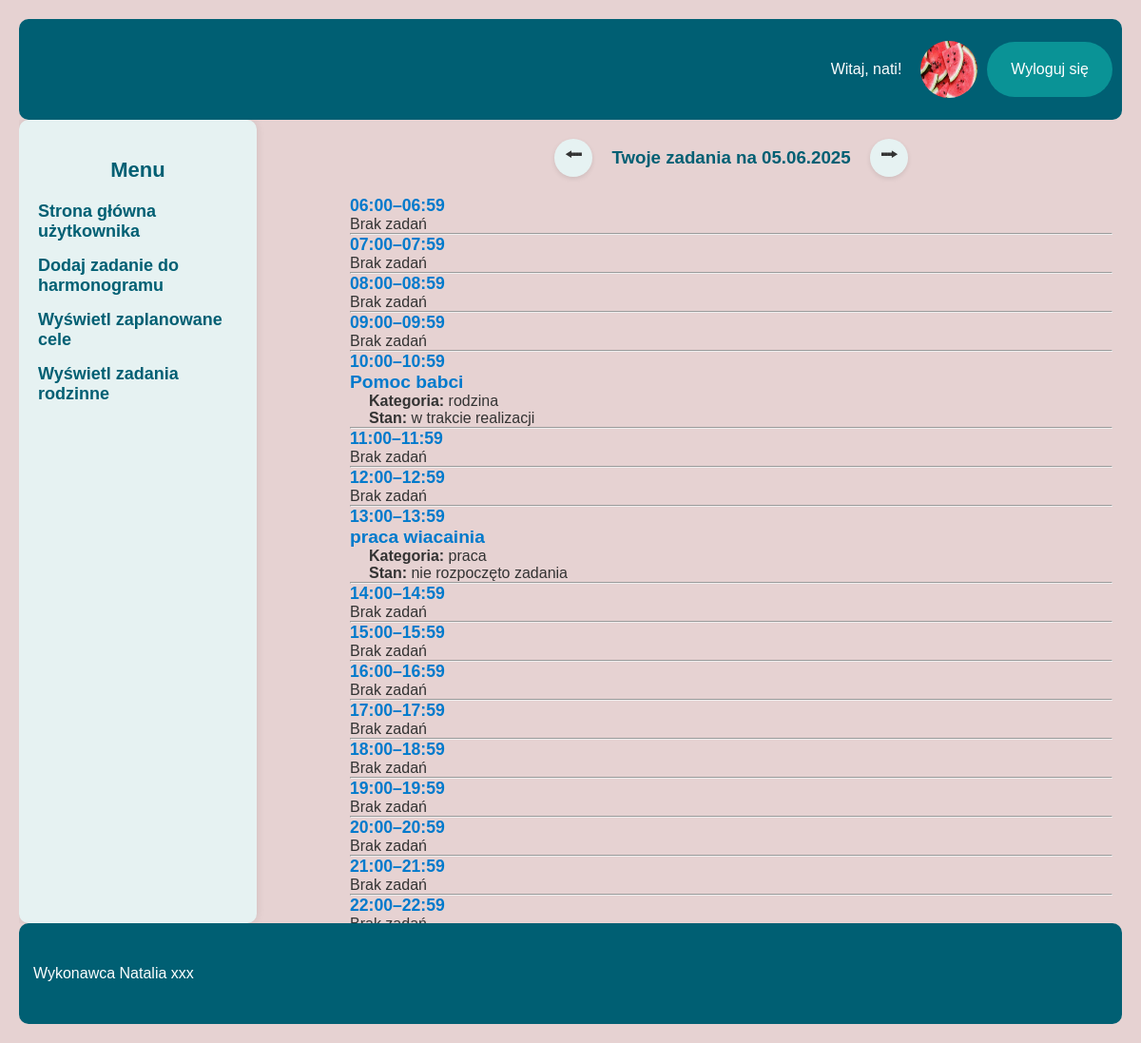
Page /StronaUzytkownika.php (signed in) on the committed database.
### tables this page shows
CREATE TABLE `uzytkownik` (
  `id` int(10) UNSIGNED NOT NULL,
  `imie` varchar(50) NOT NULL,
  `nazwisko` varchar(50) NOT NULL,
  `nick` varchar(50) NOT NULL,
  `haslo` varchar(255) NOT NULL,
  `zdjecie` varchar(50) NOT NULL
);

CREATE TABLE `szczegoly_zad` (
  `id_zadania` int(10) UNSIGNED NOT NULL,
  `data` date NOT NULL,
  `godzina` time NOT NULL,
  `stan_realizacji` enum('nie rozpoczęto zadania','w trakcie realizacji','zakończenie zadania','') NOT NULL,
  `szczegoly` varchar(50) NOT NULL
);

CREATE TABLE `zadania` (
  `id` int(10) UNSIGNED NOT NULL,
  `id_uzytkownika` int(10) UNSIGNED NOT NULL,
  `nazwa` varchar(50) NOT NULL,
  `piorytet` int(11) NOT NULL,
  `kategoria` varchar(50) NOT NULL
);

### StronaUzytkownika.php (the view, shortened to what this page needs)
<?php
require_once 'baza.php';
$dzisiaj = isset($_GET['data']) ? $_GET['data'] : date('Y-m-d');
$data_obecna = new DateTime($dzisiaj);
$data_poprzednia = $data_obecna->modify('-1 day')->format('Y-m-d');
$data_obecna = new DateTime($dzisiaj);
$data_nastepna = $data_obecna->modify('+1 day')->format('Y-m-d');
?>
<!DOCTYPE html>
<html lang="en">
<head>
    <link rel="stylesheet" href="css/styleUzytkownika.css">
</head>
<body>
    <?php   require_once 'elementy/header.php';     ?>
    <article>
    <div class="Harmonogram">
        <h3>
            <a href="?data=<?php echo $data_poprzednia; ?>"  class="strzalka"> ⭪ </a>
            Twoje zadania na <strong><?php echo date("d.m.Y", strtotime($dzisiaj)); ?></strong>
            <a href="?data=<?php echo $data_nastepna; ?>" class="strzalka"> ⭬ </a>
        </h3>
        <?php
        if (isset($_GET['data'])) {
            $dzisiaj = $_GET['data'];
        } else {
            $dzisiaj = date('Y-m-d');
        }
        for ($h = 6; $h <= 22; $h++) {
            $poczatek = sprintf('%02d:00:00', $h);
            $koniec = sprintf('%02d:59:59', $h);
            $przedzial = sprintf('%02d:00–%02d:59', $h, $h);
            echo "<p class='godzina'>{$przedzial}</p>";
            $query = " SELECT z.id, z.nazwa, z.piorytet, z.kategoria, sz.stan_realizacji, sz.szczegoly
                FROM zadania z JOIN szczegoly_zad sz ON z.id = sz.id_zadania
                WHERE z.id_uzytkownika = ? AND sz.data = ? AND sz.godzina BETWEEN ? AND ? ORDER BY sz.godzina ASC ";
            $stmt = $conn->prepare($query);
            $stmt->bind_param("isss", $id_uzytkownika, $dzisiaj, $poczatek, $koniec);
            $stmt->execute();
            $result = $stmt->get_result();
            if ($result->num_rows > 0) {
                while ($row = $result->fetch_assoc()) {
                    echo "<div class='zadanie-box'>";
                    echo "<h4><a href='szczegoly_zadania.php?id=" . $row['id'] . "' class='nazwa-zadania'>" . htmlspecialchars($row['nazwa']) . "</a></h4>";
                    echo '<p style="margin-left: 20px;"><strong>Kategoria:</strong> ' . htmlspecialchars($row['kategoria']) . '</p>';
                    echo '<p style="margin-left: 20px;"><strong>Stan:</strong> ' . htmlspecialchars($row['stan_realizacji']) . '</p>';
                    echo "</div>";
                }
            } else {
                echo "<p>Brak zadań</p>";
            }
            echo "<hr>";
        }
        ?>
            </div>
    <div class="Menu">
        <h3>Menu</h3>
        <ul>
            <li><a href="StronaUzytkownika.php">Strona główna użytkownika</a></li>
            <li><a href="dodaj_zadanie.php">Dodaj zadanie do harmonogramu</a></li>
            <li><a href="cele_uzytkownika.php">Wyświetl zaplanowane cele</a></li>
            <li><a href="aktywnosci_grupowe.php">Wyświetl zadania rodzinne</a></li>
        </ul>
    </div>
    </article>
    <?php   require_once 'elementy/footer.php';     ?>
</body>
</html>

### elementy/header.php (shortened to what this page needs)
<?php
require_once 'baza.php';
$username = $_SESSION['nick'];
$query = "SELECT id, zdjecie FROM uzytkownik WHERE nick = ?";
$stmt = $conn->prepare($query);
$stmt->bind_param("s", $username);
$stmt->execute();
$result = $stmt->get_result();
if ($result->num_rows > 0) {
    $user = $result->fetch_assoc();
    $id_uzytkownika = $user['id'];
    $zdjecie = $user['zdjecie'] ? $user['zdjecie'] : 'zdjecia/default.jpg';
    } else {
        echo "Użytkownik nie został znaleziony.";
        exit;
    }
?>
 <header>
        <p class='witaj' >Witaj, <?php echo htmlspecialchars($username); ?>!       </p>
        <img class='zdjUzytkownika' src='zdjecia/<?php echo htmlspecialchars($zdjecie); ?>'>
        <a class="wyloguj" href="home.php">Wyloguj się</a>
</header>

### css/styleUzytkownika.css (style rules this page uses)
* { margin: 0px; padding: 0px; box-sizing: border-box; }
body { font-family: Arial, sans-serif; background-color: #e6d2d2; color: #333; height: 100vh; overflow: hidden; display: grid; margin: 20px; grid-template-rows: 10% 80% 10%; grid-template-columns: 100%; grid-template-areas: "Nawigacja" "Article" "Stopka"; }
header { grid-area: Nawigacja; background-color: #005f73; color: white; border-radius: 10px; display: flex; align-items: center; justify-content: flex-end; }
.wyloguj { gap: 10%; background-color: #e6d2d2; }
.wyloguj { display: inline-block; margin: 5px 10px; background-color: #0a9396; padding: 20px 25px; border-radius: 30px; }
.wyloguj { color: white; text-decoration: none; }
.zdjUzytkownika { display: inline-block; width: 60px; height: 60px; border-radius: 50%; }
.witaj { margin-right: 20px; }
article { grid-area: Article; display: grid; grid-template-rows: 100%; grid-template-columns: 30% 70%; grid-template-areas: "Menu Harmonogram"; overflow-y: auto; }
.Harmonogram { grid-area: Harmonogram; overflow-y: auto; max-height: 100%; padding-right: 10px; }
.godzina { font-weight: bold; color: #007acc; font-size: 1.1em; }
.nazwa-zadania { font-size: 1.2em; font-weight: bold; color: #007acc; text-decoration: none; transition: all 0.3s ease; }
.Menu { width: 250px; background-color: #e6f2f2; padding: 20px; border-radius: 10px; box-shadow: 0 0 10px rgba(0, 0, 0, 0.1); margin-right: 20px; }
.Menu h3 { color: #005f73; font-size: 22px; margin-bottom: 20px; text-align: center; }
.Menu ul { list-style-type: none; padding: 0; }
.Menu li { margin: 15px 0; }
.Menu li a { text-decoration: none; color: #005f73; font-weight: bold; font-size: 18px; }
h3 { text-align: center; margin: 20px 0; color: #005f73; }
.strzalka { display: inline-flex; align-items: center; justify-content: center; width: 40px; height: 40px; background-color: #e6f2f2; border-radius: 50%; text-decoration: none; color: #333; font-size: 24px; transition: background-color 0.3s, transform 0.2s, color 0.3s; user-select:none; margin: 0 15px; cursor: pointer; box-shadow: 0 2px 5px rgba(0,0,0,0.1); }

### rows in the picture
uzytkownik: zdjecie (picture)
szczegoly_zad: id_zadania.nazwa "Pomoc babci", id_zadania.kategoria "rodzina", stan_realizacji "w trakcie realizacji"
szczegoly_zad: id_zadania.nazwa "praca wiacainia", id_zadania.kategoria "praca", stan_realizacji "nie rozpoczęto zadania"

### other values in the picture
$username "nati"
date("d.m.Y", strtotime($dzisiaj)) "05.06.2025"
$przedzial "06:00–06:59"
$przedzial "07:00–07:59"
$przedzial "08:00–08:59"
$przedzial "09:00–09:59"
$przedzial "10:00–10:59"
$przedzial "11:00–11:59"
$przedzial "12:00–12:59"
$przedzial "13:00–13:59"
$przedzial "14:00–14:59"
$przedzial "15:00–15:59"
$przedzial "16:00–16:59"
$przedzial "17:00–17:59"
$przedzial "18:00–18:59"
